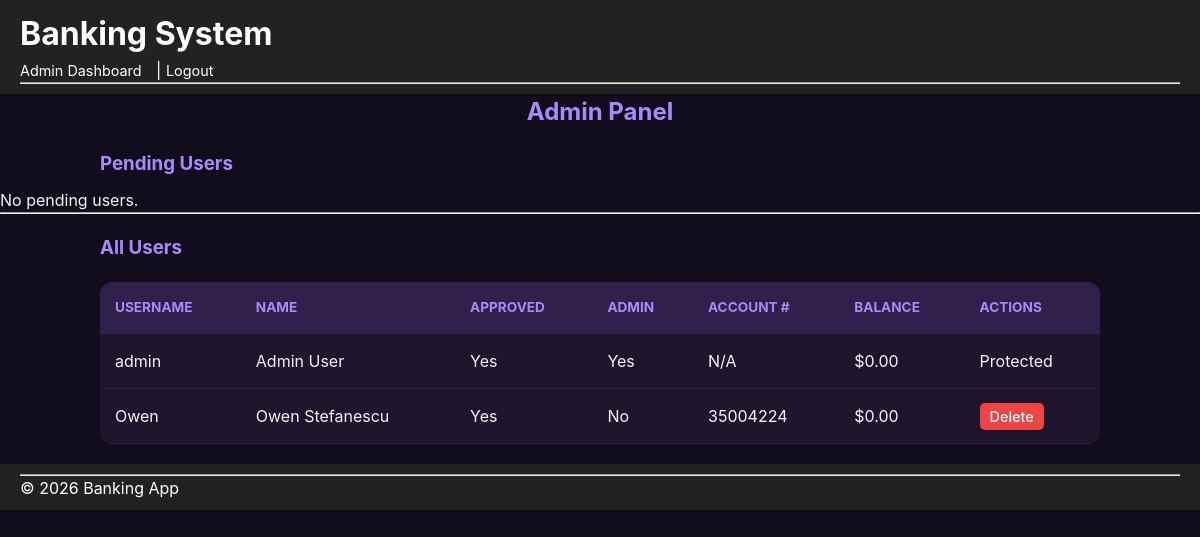
The page /admin (signed in) on the database its author committed.
### bank_app/models/user.py (models this page shows)
class User(db.Model):
    __tablename__ = "users"
    id = db.Column(db.Integer, primary_key=True)
    username = db.Column(db.String(50), unique=True, nullable=False)
    first_name = db.Column(db.String(50), nullable=False)
    last_name = db.Column(db.String(50), nullable=False)
    ssn = db.Column(db.String(20), nullable=False)
    address = db.Column(db.String(200), nullable=False)
    phone = db.Column(db.String(20), nullable=False)
    password = db.Column(db.String(200), nullable=False)
    approved = db.Column(db.Boolean, default=False)
    is_admin = db.Column(db.Boolean, default=False)
    account_number = db.Column(db.String(20), unique=True)
    balance = db.Column(db.Float, default=0.0)

### bank_app/main.py (the view)
@app.route("/admin")
@login_required
def admin_page():
    if not session.get("is_admin"):
        return "Unauthorized"
    pending_users = User.query.filter_by(approved=False).all()
    all_users = User.query.all()
    return render_template("admin.html", pending_users=pending_users, all_users=all_users)

### bank_app/main.py (called while the page is built)
def login_required(f):
    @wraps(f)
    def decorated_function(*args, **kwargs):
        if "user_id" not in session:
            flash("Please log in.", "error")
            return redirect("/login")
        return f(*args, **kwargs)
    return decorated_function

### bank_app/templates/admin.html (shortened to what this page needs)
{% extends "base.html" %}
{% block content %}
<h2>Admin Panel</h2>
<h3>Pending Users</h3>
{% if pending_users %}
    <table class="pending-users">
        <thead>
            <tr>
                <th>Username</th>
                <th>Full Name</th>
                <th>SSN</th>
                <th>Address</th>
                <th>Phone</th>
                <th>Action</th>
            </tr>
        </thead>
        <tbody>
        {% for user in pending_users %}
            <tr>
                <td>{{ user.username }}</td>
                <td>{{ user.first_name }} {{ user.last_name }}</td>
                <td>{{ user.ssn }}</td>
                <td>{{ user.address }}</td>
                <td>{{ user.phone }}</td>
                <td>
                    <a class="approve-btn" href="/approve/{{ user.id }}">Approve</a>
                </td>
            </tr>
        {% endfor %}
        </tbody>
    </table>
{% else %}
    <p>No pending users.</p>
{% endif %}
<hr>
<h3>All Users</h3>
{% if all_users %}
    <table class="all-users">
        <thead>
            <tr>
                <th>Username</th>
                <th>Name</th>
                <th>Approved</th>
                <th>Admin</th>
                <th>Account #</th>
                <th>Balance</th>
                <th>Actions</th>
            </tr>
        </thead>
        <tbody>
        {% for user in all_users %}
            <tr>
                <td>{{ user.username }}</td>
                <td>{{ user.first_name }} {{ user.last_name }}</td>
                <td>{{ "Yes" if user.approved else "No" }}</td>
                <td>{{ "Yes" if user.is_admin else "No" }}</td>
                <td>{{ user.account_number or "N/A" }}</td>
                <td>${{ "%.2f"|format(user.balance) }}</td>
                <td>
                    {% if not user.is_admin %}
                        <a class="delete-btn" href="/delete/{{ user.id }}"
                           onclick="return confirm('Are you sure you want to delete this user?');">
                           Delete
                        </a>
                    {% else %}
                        <span>Protected</span>
                    {% endif %}
                </td>
            </tr>
        {% endfor %}
        </tbody>
    </table>
{% else %}
    <p>No users found.</p>
{% endif %}
{% endblock %}

### bank_app/templates/base.html (shortened to what this page needs)
<!DOCTYPE html>
<html lang="en">
<head>
    <link rel="stylesheet" href="{{ url_for('static', filename='styles.css') }}">
    <link rel="stylesheet" href="https://cdnjs.cloudflare.com/ajax/libs/font-awesome/6.4.0/css/all.min.css" />
</head>
<body>
    <header>
        <h1>Banking System</h1>
        <nav>
            {% if session.get('user_id') %}
            {% if session.get('is_admin') %}
            <a href="/admin">Admin Dashboard</a>
            {% else %}
            <a href="/dashboard">Dashboard</a>
            <a href="/deposit">Deposit</a>
            <a href="/transfer">Transfer</a>
            <a href="/statement">Statement</a>
            {% endif %}
            | <a href="/logout">Logout</a>
            {% else %}
            <a href="/register">Register</a> |
            <a href="/login">Login</a>
            {% endif %}
        </nav>
        <hr>
    </header>
    <main>
        {% block content %}{% endblock %}
    </main>
    <footer>
        <hr>
        <p>© 2026 Banking App</p>
    </footer>
</body>
</html>

### bank_app/static/styles.css (style rules this page uses)
:root { --bg-dark: #120d1d; --card-bg: #1e162d; --accent-purple: #8b5cf6; --accent-glow: #a78bfa; --text-main: #f3f4f6; --text-dim: #a7a7bc; --danger: #ef4444; --success: #10b981; }
*, *::before, *::after { box-sizing: border-box; margin: 0; padding: 0; }
body { background-color: var(--bg-dark); color: var(--text-main); font-family: 'Inter', system-ui, -apple-system, sans-serif; line-height: 1.5; min-height: 100vh; }
header, footer { background-color: #222; color: #fff; padding: 10px 20px; }
header nav a { color: #fff; margin-right: 10px; text-decoration: none; }
h2, h3 { color: var(--accent-glow); text-align: center; margin-bottom: 20px; }
h3 { text-align: left; max-width: 1000px; margin: 20px auto 10px auto; }
table { width: 100%; max-width: 1000px; border-collapse: collapse; background: var(--card-bg); border-radius: 12px; overflow: hidden; margin: 20px auto; }
th, td { padding: 15px; text-align: left; border-bottom: 1px solid rgba(255,255,255,0.05); }
th { background: rgba(139, 92, 246, 0.15); color: var(--accent-glow); font-size: 0.85rem; text-transform: uppercase; }
.approve-btn, .delete-btn { padding: 5px 10px; border-radius: 5px; text-decoration: none; font-size: 0.9rem; font-weight: 500; color: #fff; transition: all 0.2s ease; }
.delete-btn { background-color: var(--danger); }
a { color: var(--text-dim); text-decoration: none; font-size: 0.9rem; transition: color 0.3s; }

### rows shown on the page
User: username "admin", first_name "Admin", last_name "User", approved "Yes", is_admin "Yes", account_number "N/A", balance "0.00", shows "Protected"
User: username "Owen", first_name "Owen", last_name "Stefanescu", approved "Yes", is_admin "No", account_number "35004224", balance "0.00"
